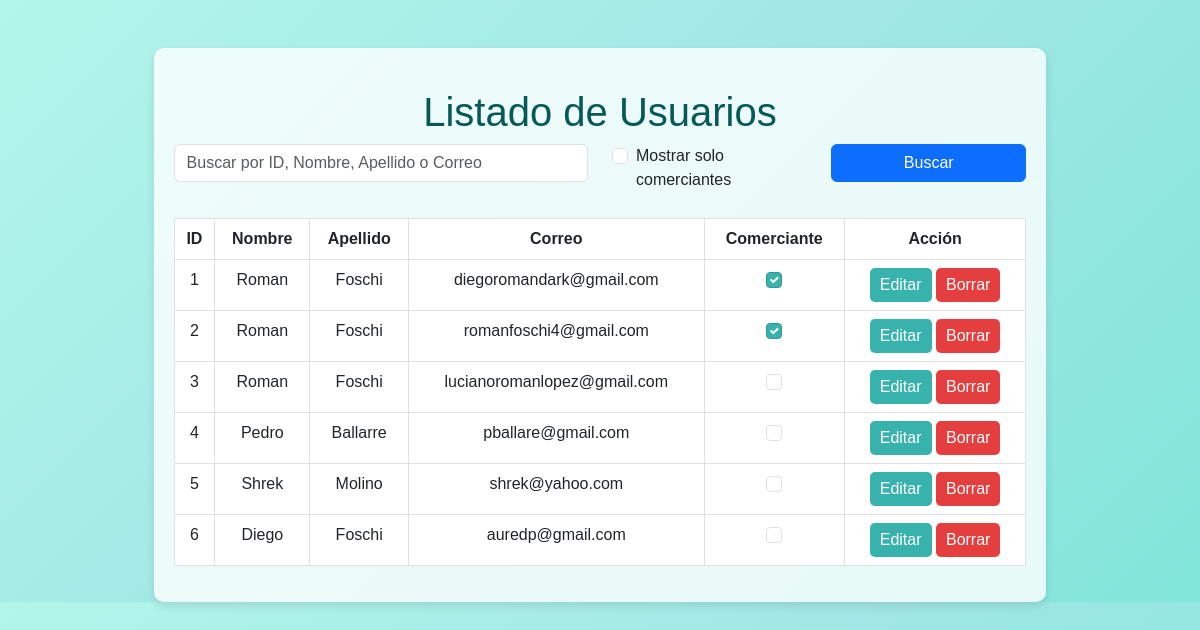
/admin/listado_usuarios.php (signed in), run on the app's committed database.
### tables this page shows
CREATE TABLE `usuarios` (
  `id` int(7) NOT NULL,
  `Nombre` varchar(255) NOT NULL,
  `Apellido` varchar(255) NOT NULL,
  `Contrasena` varchar(255) NOT NULL,
  `Correo` varchar(255) NOT NULL,
  `DNI` int(9) NOT NULL,
  `admin` tinyint(1) NOT NULL,
  `comerciante` tinyint(1) NOT NULL
);

### admin/listado_usuarios.php (the view, shortened to what this page needs)
<?php
include '../conexion.php';
$search = '';
$comerciante_filter = null;
$sql = "SELECT id, nombre, apellido, correo, comerciante FROM usuarios WHERE
        (id LIKE ? OR nombre LIKE ? OR apellido LIKE ? OR correo LIKE ?)";
$stmt = $conn->prepare($sql);
$search_param = "%$search%";
if ($comerciante_filter !== null) {
    $stmt->bind_param("ssssi", $search_param, $search_param, $search_param, $search_param, $comerciante_filter);
} else {
    $stmt->bind_param("ssss", $search_param, $search_param, $search_param, $search_param);
}
$stmt->execute();
$result = $stmt->get_result();
?>
<!DOCTYPE html>
<html lang="es">
<head>
    <link href="https://cdn.jsdelivr.net/npm/bootstrap@5.3.0/dist/css/bootstrap.min.css" rel="stylesheet">
    <link rel="stylesheet" href="styles.css">
</head>
<body>
    <div class="container mt-5">
        <div class="table-container">
            <h1>Listado de Usuarios</h1>
            <form method="POST" action="listado_usuarios.php" class="mb-4">
                <div class="row">
                    <div class="col-md-6">
                        <input type="text" name="search" class="form-control" placeholder="Buscar por ID, Nombre, Apellido o Correo" value="<?php echo htmlspecialchars($search); ?>">
                    </div>
                    <div class="col-md-3">
                        <div class="form-check">
                            <input type="checkbox" name="comerciante_filter" value="1" class="form-check-input" <?php echo ($comerciante_filter === 1) ? 'checked' : ''; ?>>
                            <label class="form-check-label">Mostrar solo comerciantes</label>
                        </div>
                    </div>
                    <div class="col-md-3">
                        <button type="submit" class="btn btn-primary w-100">Buscar</button>
                    </div>
                </div>
            </form>
            <table class="table table-hover table-bordered text-center">
                <thead>
                    <tr>
                        <th>ID</th>
                        <th>Nombre</th>
                        <th>Apellido</th>
                        <th>Correo</th>
                        <th>Comerciante</th>
                        <th>Acción</th>
                    </tr>
                </thead>
                <tbody>
                    <?php
                    if ($result->num_rows > 0) {
                        while ($row = $result->fetch_assoc()) {
                            ?>
                            <tr>
                                <td><?php echo htmlspecialchars($row["id"]); ?></td>
                                <td><?php echo htmlspecialchars($row["nombre"]); ?></td>
                                <td><?php echo htmlspecialchars($row["apellido"]); ?></td>
                                <td><?php echo htmlspecialchars($row["correo"]); ?></td>
                                <td>
                                    <form action="listado_usuarios.php" method="post" class="d-inline">
                                        <input type="checkbox" name="comerciante" value="1" <?php echo ($row["comerciante"] == 1) ? "checked" : ""; ?> class="form-check-input" onchange="this.form.submit()">
                                    </form>
                                </td>
                                <td>
                                    <a href="editar_usuario.php?id=<?php echo $row["id"]; ?>" class="btn btn-edit">Editar</a>
                                    <a href="borrar_usuario.php?id=<?php echo $row["id"]; ?>" class="btn btn-delete" onclick="return confirm('¿Seguro que quieres borrar este usuario?');">Borrar</a>
                                </td>
                            </tr>
                            <?php
                        }
                    } else {
                        echo "<tr><td colspan='6'>No se encontraron usuarios.</td></tr>";
                    }
                    ?>
                </tbody>
            </table>
        </div>
    </div>
</body>
</html>

### admin/styles.css (style rules this page uses)
body { background: linear-gradient(135deg, #b2f5ea, #a0e7e5, #81e6d9); font-family: Arial, sans-serif; }
h1 { color: #055a57; text-align: center; margin-top: 20px; }
.table-container { background-color: rgba(255, 255, 255, 0.8); padding: 20px; border-radius: 10px; margin: auto; max-width: 80%; box-shadow: 0px 4px 10px rgba(0, 0, 0, 0.1); }
table { color: #055a57; }
th { background-color: #b2f5ea; color: #055a57; text-align: center; }
tr:nth-child(even) { background-color: #e6fffa; }
tr:nth-child(odd) { background-color: #f0fff4; }
.btn-edit { color: #fff; background-color: #38b2ac; border: none; padding: 5px 10px; border-radius: 5px; text-decoration: none; }
.btn-delete { color: #fff; background-color: #e53e3e; border: none; padding: 5px 10px; border-radius: 5px; text-decoration: none; }
.form-check-input:checked { background-color: #38b2ac; border-color: #319795; }

### data on the page
usuarios: id "1", Nombre "Roman", Apellido "Foschi", Correo "diegoromandark@gmail.com", comerciante "☑"
usuarios: id "2", Nombre "Roman", Apellido "Foschi", Correo "romanfoschi4@gmail.com", comerciante "☑"
usuarios: id "3", Nombre "Roman", Apellido "Foschi", Correo "lucianoromanlopez@gmail.com"
usuarios: id "4", Nombre "Pedro", Apellido "Ballarre", Correo "pballare@gmail.com"
usuarios: id "5", Nombre "Shrek", Apellido "Molino", Correo "shrek@yahoo.com"
usuarios: id "6", Nombre "Diego", Apellido "Foschi", Correo "auredp@gmail.com"
